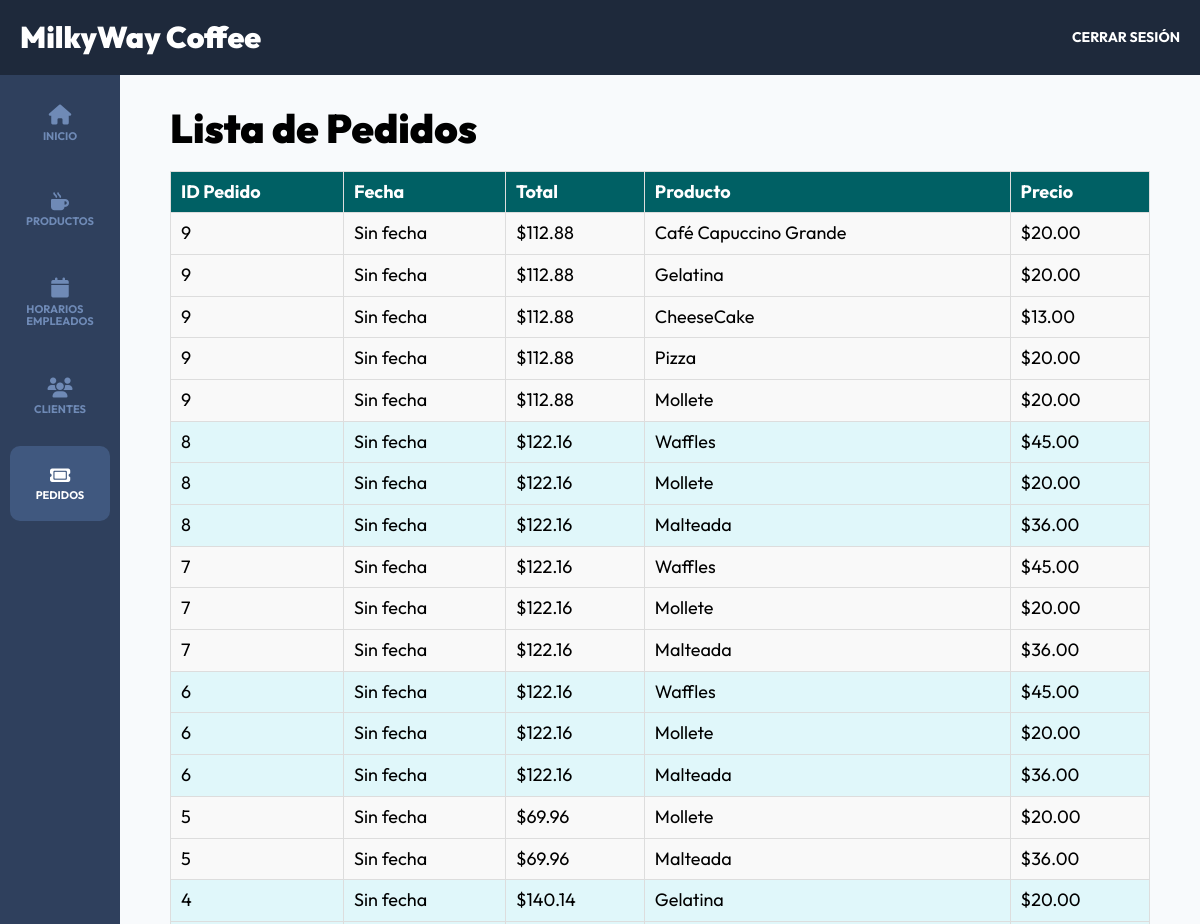
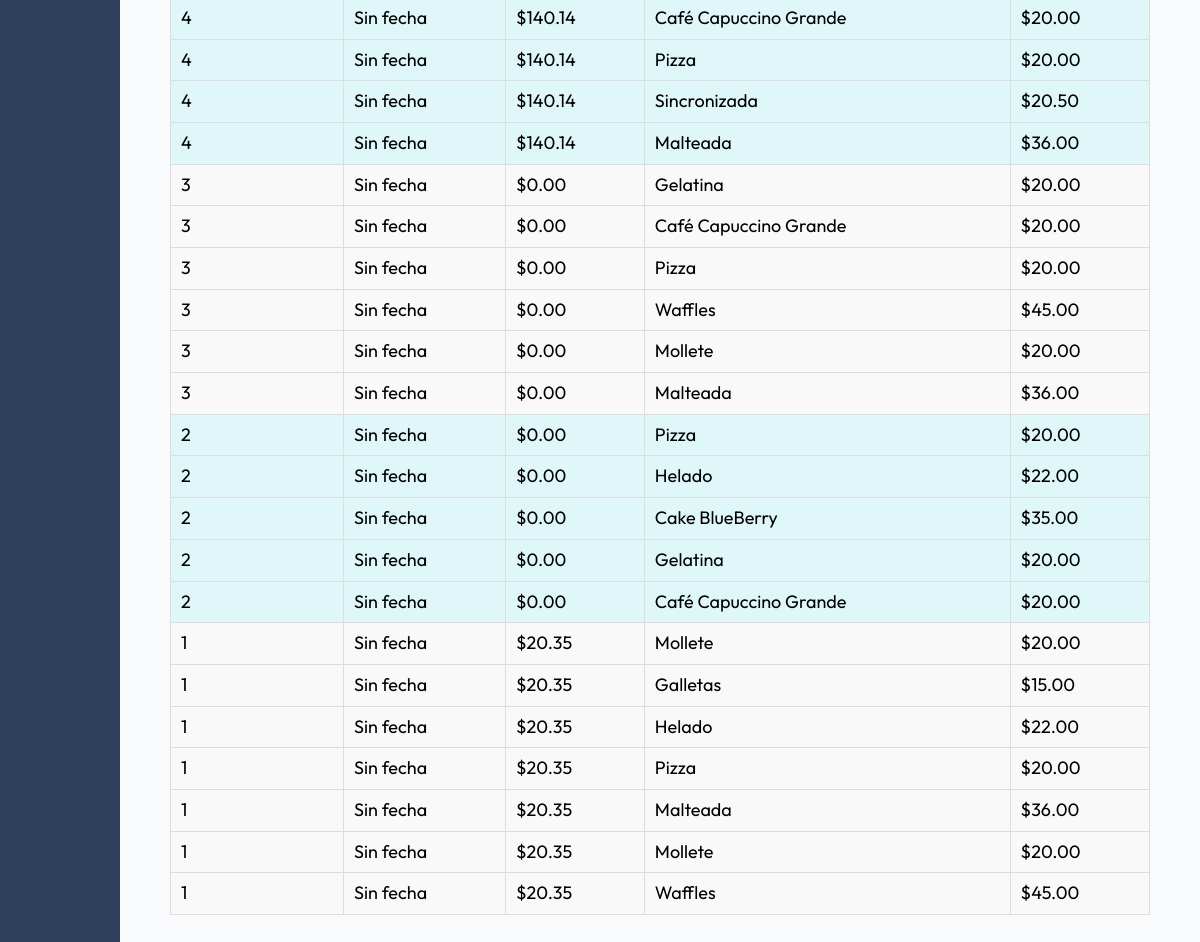
Page /admin/pedidos (signed in) on the committed database (2 pictures, top to bottom).
### tables this page shows
CREATE TABLE `ticket_productos` (
  `id` int(11) NOT NULL AUTO_INCREMENT,
  `id_ticket` int(11) DEFAULT NULL,
  `id_productos` int(11) DEFAULT NULL,
  PRIMARY KEY (`id`)
);

CREATE TABLE `tickets` (
  `id` int(11) NOT NULL AUTO_INCREMENT,
  `idcliente` int(11) NOT NULL,
  `total` decimal(10,2) NOT NULL,
  `fecha` datetime DEFAULT current_timestamp(),
  `status` varchar(20) DEFAULT 'completado',
  `order_id` varchar(45) NOT NULL,
  PRIMARY KEY (`id`)
);

CREATE TABLE `productos` (
  `id` int(11) NOT NULL AUTO_INCREMENT,
  `nombre` varchar(40) DEFAULT NULL,
  `descripcion` text DEFAULT NULL,
  `precio` decimal(10,2) DEFAULT NULL,
  `imagen` varchar(200) DEFAULT NULL,
  `stock` int(11) DEFAULT NULL,
  `categoria_id` int(11) NOT NULL,
  PRIMARY KEY (`id`)
);

### controllers/AdminPedidosController.php (called while the page is built, shortened)
<?php
class AdminPedidosController {
    public static function index(Router $router) {
        $pedidos = TicketProductos::all();
        $ticketClass = [];
        $isOdd = true;
        foreach ($pedidos as $pedido) {
            $pedido->ticket = Tickets::find($pedido->id_ticket);
            $pedido->producto = Producto::find($pedido->id_productos);
            if (!isset($ticketClass[$pedido->id_ticket])) {
                $ticketClass[$pedido->id_ticket] = $isOdd ? "odd" : "even";
                $isOdd = !$isOdd;
            }
            $pedido->rowClass = $ticketClass[$pedido->id_ticket];
        }
        $router->render('admin/pedidos/index', [
            'titulo' => 'Lista de Pedidos',
            'pedidos' => $pedidos
        ]);
    }
}

### public/index.php (called while the page is built, shortened)
<?php
$router = new Router();
$router->get('/', [PaginasController::class, 'index']);
$router->get('/login', [AuthController::class, 'login']);
$router->post('/login', [AuthController::class, 'login']);
$router->post('/logout', [AuthController::class, 'logout']);
$router->get('/registro', [AuthController::class, 'registro']);
$router->post('/registro', [AuthController::class, 'registro']);
$router->get('/olvide', [AuthController::class, 'olvide']);
$router->post('/olvide', [AuthController::class, 'olvide']);
$router->get('/recuperar', [AuthController::class, 'reestablecer']);
$router->post('/recuperar', [AuthController::class, 'reestablecer']);
$router->get('/productos', [PaginasController::class, 'productos']);
$router->post('/productos/agregar-carrito', [PaginasController::class, 'agregarCarrito']);
$router->get('/pedidos', [PaginasController::class, 'carrito']);
$router->post('/pedidos/eliminar', [PaginasController::class, 'eliminar_carrito']);
$router->post('/pedidos/agregar-orden', [PaginasController::class, 'agregarOrden']);
$router->get('/pedidos/capture-order', [PaginasController::class, 'capturarOrden']);
$router->get('/pedidos/pagar', [PaginasController::class, 'pagar']);
$router->post('/pedidos/pagar', [PaginasController::class, 'pagar']);
$router->get('/pedidos/completado', [PaginasController::class, 'completado']);
$router->get('/mensaje', [AuthController::class, 'mensaje']);
$router->get('/confirmar-cuenta', [AuthController::class, 'confirmar']);
$router->get('/admin/dashboard', [DashboardController::class, 'index']);
$router->get('/admin/productos', [ProductosController::class, 'index']);
$router->get('/admin/productos/crear', [ProductosController::class, 'crear']);
$router->post('/admin/productos/crear', [ProductosController::class, 'crear']);
$router->get('/admin/productos/editar', [ProductosController::class, 'editar']);
$router->post('/admin/productos/editar', [ProductosController::class, 'editar']);
$router->post('/admin/productos/eliminar', [ProductosController::class, 'eliminar']);
$router->get('/admin/pedidos', [AdminPedidosController::class, 'index']);
$router->get('/admin/clientes', [CLientesController::class, 'index']);
$router->get('/admin/horarios', [ProductosController::class, 'index']);
$router->get('/finalizar-registro', [RegistroController::class, 'crear']);
$router->get('/api/productos',[APIController::class,'index']);
$router->post('/api/citas',[APIController::class,'guardar']);
$router->post('/api/eliminar',[APIController::class,'eliminar']);
$router->get('/nosotros', [PaginasController::class, 'nosotros']);
$router->get('/direccion', [PaginasController::class, 'direccion']);
$router->get('/404', [PaginasController::class, 'error']);
$router->comprobarRutas();

### models/ActiveRecord.php (called while the page is built, shortened)
<?php
class ActiveRecord {
    protected static $db;
    protected static $tabla = '';
    public static function setDB($database) {
        self::$db = $database;
    }
    public static function consultarSQL($query) {
        $resultado = self::$db->query($query);
        $array = [];
        while($registro = $resultado->fetch_assoc()) {
            $array[] = static::crearObjeto($registro);
        }
        return $array;
    }
    protected static function crearObjeto($registro) {
        $objeto = new static;
        foreach($registro as $key => $value ) {
            if(property_exists( $objeto, $key  )) {
                $objeto->$key = $value;
            }
        }
        return $objeto;
    }
    public static function all($orden = 'DESC') {
        $query = "SELECT * FROM " . static::$tabla . " ORDER BY id ${orden}";
        $resultado = self::consultarSQL($query);
        return $resultado;
    }
    public static function find($id) {
        $query = "SELECT * FROM " . static::$tabla  ." WHERE id = ${id}";
        $resultado = self::consultarSQL($query);
        return array_shift( $resultado ) ;
    }
}

### views/admin/pedidos/index.php (the view)
<main class="pedidos">
    <h1 class="pedidos__titulo"><?php echo $titulo; ?></h1>
    <table class="pedidos__tabla">
        <thead class="pedidos__encabezado">
            <tr class="pedidos__fila pedidos__fila--encabezado">
                <th class="pedidos__celda pedidos__celda--encabezado">ID Pedido</th>
                <th class="pedidos__celda pedidos__celda--encabezado">Fecha</th>
                <th class="pedidos__celda pedidos__celda--encabezado">Total</th>
                <th class="pedidos__celda pedidos__celda--encabezado">Producto</th>
                <th class="pedidos__celda pedidos__celda--encabezado">Precio</th>
            </tr>
        </thead>
        <tbody class="pedidos__cuerpo">
            <?php foreach ($pedidos as $pedido): ?>
                <tr class="pedidos__fila pedidos__fila--<?php echo $pedido->rowClass; ?>">
                    <td class="pedidos__celda"><?php echo $pedido->ticket->id ?? 'N/A'; ?></td>
                    <td class="pedidos__celda"><?php echo $pedido->ticket->fecha ?? 'Sin fecha'; ?></td>
                    <td class="pedidos__celda">$<?php echo number_format($pedido->ticket->total ?? 0, 2); ?></td>
                    <td class="pedidos__celda"><?php echo $pedido->producto->nombre ?? 'Producto no encontrado'; ?></td>
                    <td class="pedidos__celda">$<?php echo number_format($pedido->producto->precio ?? 0, 2); ?></td>
                </tr>
            <?php endforeach; ?>
        </tbody>
    </table>
</main>

### public/build/css/app.css (style rules this page uses)
html { line-height: 1.15; -webkit-text-size-adjust: 100%; }
body { margin: 0; }
main { display: block; }
h1 { font-size: 2em; margin: 0.67em 0; }
html { font-size: 62.5%; box-sizing: border-box; height: 100%; }
*, *:before, *:after { box-sizing: inherit; }
body { font-family: "Outfit", sans-serif; font-size: 1.8rem; }
h1, h2, h3 { font-family: "Outfit", sans-serif; font-weight: 900; margin: 2rem 0; }
h1 { font-size: 4rem; }
.dashboard { height: 100%; display: flex; flex-direction: column; background-color: #F8FAFC; }
.pedidos__tabla { width: 100%; border-collapse: collapse; text-align: left; }
.pedidos__tabla th, .pedidos__tabla td { padding: 10px; border: 1px solid #ddd; }
.pedidos__fila--odd { background-color: #f9f9f9; }
.pedidos__fila--even { background-color: #e0f7fa; }
.pedidos__encabezado { background-color: #006064; color: #fff; }
.pedidos__encabezado th { font-weight: bold; }

### rows in the picture
ticket_productos: id_ticket "9", fecha "Sin fecha", id_ticket.total "112.88", id_productos.nombre "Café Capuccino Grande", id_productos.precio "20.00"
ticket_productos: id_ticket "9", fecha "Sin fecha", id_ticket.total "112.88", id_productos.nombre "Gelatina", id_productos.precio "20.00"
ticket_productos: id_ticket "9", fecha "Sin fecha", id_ticket.total "112.88", id_productos.nombre "CheeseCake", id_productos.precio "13.00"
ticket_productos: id_ticket "9", fecha "Sin fecha", id_ticket.total "112.88", id_productos.nombre "Pizza", id_productos.precio "20.00"
ticket_productos: id_ticket "9", fecha "Sin fecha", id_ticket.total "112.88", id_productos.nombre "Mollete", id_productos.precio "20.00"
ticket_productos: id_ticket "8", fecha "Sin fecha", id_ticket.total "122.16", id_productos.nombre "Waffles", id_productos.precio "45.00"
ticket_productos: id_ticket "8", fecha "Sin fecha", id_ticket.total "122.16", id_productos.nombre "Mollete", id_productos.precio "20.00"
ticket_productos: id_ticket "8", fecha "Sin fecha", id_ticket.total "122.16", id_productos.nombre "Malteada", id_productos.precio "36.00"
ticket_productos: id_ticket "7", fecha "Sin fecha", id_ticket.total "122.16", id_productos.nombre "Waffles", id_productos.precio "45.00"
ticket_productos: id_ticket "7", fecha "Sin fecha", id_ticket.total "122.16", id_productos.nombre "Mollete", id_productos.precio "20.00"
ticket_productos: id_ticket "7", fecha "Sin fecha", id_ticket.total "122.16", id_productos.nombre "Malteada", id_productos.precio "36.00"
ticket_productos: id_ticket "6", fecha "Sin fecha", id_ticket.total "122.16", id_productos.nombre "Waffles", id_productos.precio "45.00"
ticket_productos: id_ticket "6", fecha "Sin fecha", id_ticket.total "122.16", id_productos.nombre "Mollete", id_productos.precio "20.00"
ticket_productos: id_ticket "6", fecha "Sin fecha", id_ticket.total "122.16", id_productos.nombre "Malteada", id_productos.precio "36.00"
ticket_productos: id_ticket "5", fecha "Sin fecha", id_ticket.total "69.96", id_productos.nombre "Mollete", id_productos.precio "20.00"
ticket_productos: id_ticket "5", fecha "Sin fecha", id_ticket.total "69.96", id_productos.nombre "Malteada", id_productos.precio "36.00"
ticket_productos: id_ticket "4", fecha "Sin fecha", id_ticket.total "140.14", id_productos.nombre "Gelatina", id_productos.precio "20.00"
ticket_productos: id_ticket "4", fecha "Sin fecha", id_ticket.total "140.14", id_productos.nombre "Café Capuccino Grande", id_productos.precio "20.00"
ticket_productos: id_ticket "4", fecha "Sin fecha", id_ticket.total "140.14", id_productos.nombre "Pizza", id_productos.precio "20.00"
ticket_productos: id_ticket "4", fecha "Sin fecha", id_ticket.total "140.14", id_productos.nombre "Sincronizada", id_productos.precio "20.50"
ticket_productos: id_ticket "4", fecha "Sin fecha", id_ticket.total "140.14", id_productos.nombre "Malteada", id_productos.precio "36.00"
ticket_productos: id_ticket "3", fecha "Sin fecha", id_ticket.total "0.00", id_productos.nombre "Gelatina", id_productos.precio "20.00"
ticket_productos: id_ticket "3", fecha "Sin fecha", id_ticket.total "0.00", id_productos.nombre "Café Capuccino Grande", id_productos.precio "20.00"
ticket_productos: id_ticket "3", fecha "Sin fecha", id_ticket.total "0.00", id_productos.nombre "Pizza", id_productos.precio "20.00"
ticket_productos: id_ticket "3", fecha "Sin fecha", id_ticket.total "0.00", id_productos.nombre "Waffles", id_productos.precio "45.00"
ticket_productos: id_ticket "3", fecha "Sin fecha", id_ticket.total "0.00", id_productos.nombre "Mollete", id_productos.precio "20.00"
ticket_productos: id_ticket "3", fecha "Sin fecha", id_ticket.total "0.00", id_productos.nombre "Malteada", id_productos.precio "36.00"
ticket_productos: id_ticket "2", fecha "Sin fecha", id_ticket.total "0.00", id_productos.nombre "Pizza", id_productos.precio "20.00"
ticket_productos: id_ticket "2", fecha "Sin fecha", id_ticket.total "0.00", id_productos.nombre "Helado", id_productos.precio "22.00"
ticket_productos: id_ticket "2", fecha "Sin fecha", id_ticket.total "0.00", id_productos.nombre "Cake BlueBerry", id_productos.precio "35.00"
tickets: id "2", total "0.00"
productos: nombre "Gelatina", precio "20.00"
ticket_productos: id_ticket "2", fecha "Sin fecha", id_ticket.total "0.00", id_productos.nombre "Café Capuccino Grande", id_productos.precio "20.00"
ticket_productos: id_ticket "1", fecha "Sin fecha", id_ticket.total "20.35", id_productos.nombre "Mollete", id_productos.precio "20.00"
ticket_productos: id_ticket "1", fecha "Sin fecha", id_ticket.total "20.35", id_productos.nombre "Galletas", id_productos.precio "15.00"
ticket_productos: id_ticket "1", fecha "Sin fecha", id_ticket.total "20.35", id_productos.nombre "Helado", id_productos.precio "22.00"
ticket_productos: id_ticket "1", fecha "Sin fecha", id_ticket.total "20.35", id_productos.nombre "Pizza", id_productos.precio "20.00"
ticket_productos: id_ticket "1", fecha "Sin fecha", id_ticket.total "20.35", id_productos.nombre "Malteada", id_productos.precio "36.00"
ticket_productos: id_ticket "1", fecha "Sin fecha", id_ticket.total "20.35", id_productos.nombre "Mollete", id_productos.precio "20.00"
ticket_productos: id_ticket "1", fecha "Sin fecha", id_ticket.total "20.35", id_productos.nombre "Waffles", id_productos.precio "45.00"

### other values in the picture
$titulo "Lista de Pedidos"
$pedido->ticket->fecha "Sin fecha"
